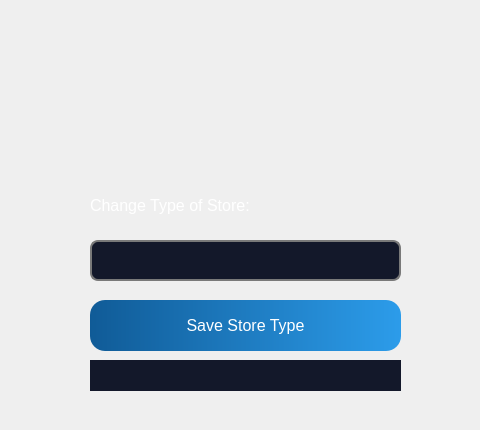
         <widget class="QWidget" name="editStoreType_page">
          <widget class="QLabel" name="label_62">
           <property name="geometry">
            <rect>
             <x>0</x>
             <y>140</y>
             <width>471</width>
             <height>281</height>
            </rect>
           </property>
           <property name="text">
            <string/>
           </property>
           <property name="pixmap">
            <pixmap resource="detechRs.qrc">:/images/images/rectangleShape.png</pixmap>
           </property>
           <property name="scaledContents">
            <bool>true</bool>
           </property>
          </widget>
          <widget class="QLineEdit" name="editStoreTypeField">
           <property name="geometry">
            <rect>
             <x>90</x>
             <y>240</y>
             <width>311</width>
             <height>41</height>
            </rect>
           </property>
           <property name="font">
            <font>
             <family>Roboto</family>
             <pointsize>-1</pointsize>
             <weight>50</weight>
             <italic>false</italic>
             <bold>false</bold>
            </font>
           </property>
           <property name="styleSheet">
            <string notr="true">QLineEdit{
font: 15px &quot;Roboto&quot;;
border: 2px solid rgb(121, 121, 121);
color:rgb(255, 255, 255);
background-color: rgba(19, 24, 42, 1);
border-radius: 8px;
padding-left: 15px;
}

QLineEdit:hover{
	border: 2px solid white;
}

QLineEdit:focus{
	border: 2px solid white;
}</string>
           </property>
           <property name="inputMask">
            <string notr="true"/>
           </property>
           <property name="echoMode">
            <enum>QLineEdit::Normal</enum>
           </property>
          </widget>
          <widget class="QLabel" name="label_63">
           <property name="geometry">
            <rect>
             <x>90</x>
             <y>190</y>
             <width>271</width>
             <height>31</height>
            </rect>
           </property>
           <property name="font">
            <font>
             <pointsize>12</pointsize>
            </font>
           </property>
           <property name="styleSheet">
            <string notr="true">background-color: rgb(0,0,0,0%);
color: rgb(255, 255, 255);</string>
           </property>
           <property name="text">
            <string>Change Type of Store:</string>
           </property>
          </widget>
          <widget class="QPushButton" name="saveStoreType_button">
           <property name="geometry">
            <rect>
             <x>90</x>
             <y>300</y>
             <width>311</width>
             <height>51</height>
            </rect>
           </property>
           <property name="font">
            <font>
             <pointsize>12</pointsize>
             <weight>50</weight>
             <italic>false</italic>
             <bold>false</bold>
            </font>
           </property>
           <property name="styleSheet">
            <string notr="true">QPushButton {
background-color: qlineargradient(spread:pad, x1:0, y1:0, x2:1, y2:0, stop:0 rgba(16, 91, 151, 255), stop:1 rgba(44, 156, 234, 255));
color: white;
border-radius: 15px;
}

QPushButton:hover {
    background: qradialgradient(
        cx: 0.3, cy: -0.4, fx: 0.3, fy: -0.4,
        radius: 1.35, stop: 0 rgb(119, 88, 127), stop: 1 rgb(28, 96, 255)
        );
    }

QPushButton:pressed {
    border-style: inset;
    background: qradialgradient(
        cx: 0.4, cy: -0.1, fx: 0.4, fy: -0.1,
        radius: 1.35, stop: 0 rgb(17, 21, 255), stop: 1 #ddd
        );
    }</string>
           </property>
           <property name="text">
            <string>Save Store Type</string>
           </property>
           <property name="icon">
            <iconset resource="detechRs.qrc">
             <normaloff>:/images/images/ri_login-circle-fill.png</normaloff>:/images/images/ri_login-circle-fill.png</iconset>
           </property>
           <property name="iconSize">
            <size>
             <width>30</width>
             <height>30</height>
            </size>
           </property>
          </widget>
          <widget class="QLabel" name="editTypeStoreLabel">
           <property name="geometry">
            <rect>
             <x>90</x>
             <y>360</y>
             <width>311</width>
             <height>31</height>
            </rect>
           </property>
           <property name="font">
            <font>
             <pointsize>12</pointsize>
            </font>
           </property>
           <property name="styleSheet">
            <string notr="true">color: rgb(250, 95, 85);
background-color: rgba(19, 24, 42, 1);
</string>
           </property>
           <property name="text">
            <string/>
           </property>
           <property name="alignment">
            <set>Qt::AlignCenter</set>
           </property>
          </widget>
         </widget>
